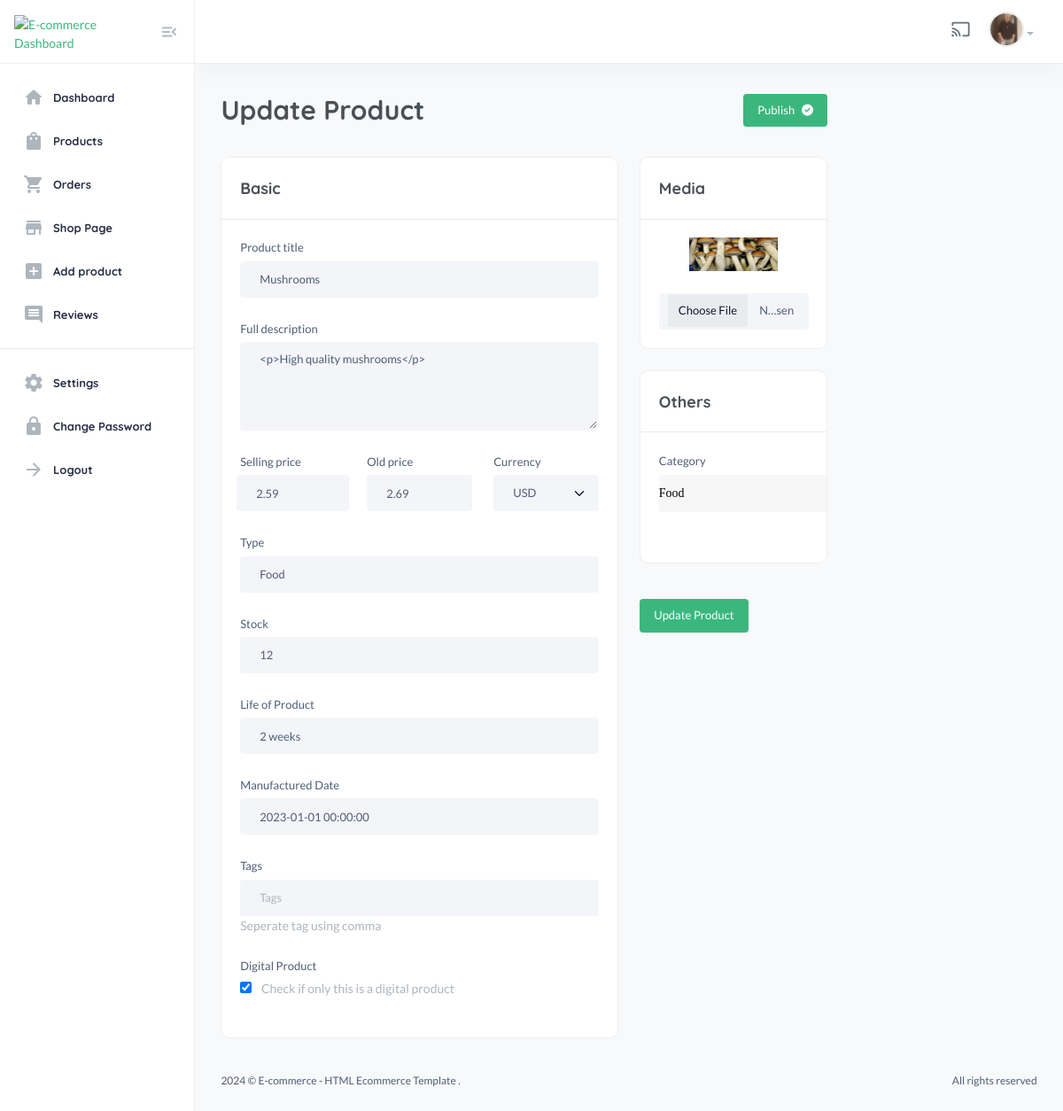
Page /useradmin/edit-product/c5e1gbbgh2/ (signed in) on the committed database.
### userauths/models.py (models this page shows, shortened)
class User(AbstractUser):
    email = models.EmailField(unique=True)
    username = models.CharField(max_length=100)
    bio = models.CharField(max_length=100)
    USERNAME_FIELD = "email"
    REQUIRED_FIELDS = ['username']

class Profile(models.Model):
    user = models.OneToOneField(User, on_delete=models.CASCADE)
    image = models.ImageField(upload_to='image')
    full_name = models.CharField(max_length=200)
    bio = models.CharField(max_length=200, null=True, blank=True)
    phone = models.CharField(max_length=200)
    address = models.CharField(max_length=200, null=True, blank=True)
    country = models.CharField(max_length=200, null=True, blank=True)
    verified = models.BooleanField(default=False)

### core/models.py (models this page shows, shortened)
class Product(models.Model):
    pid = ShortUUIDField(unique=True, length=10, max_length=20, alphabet="abcdefgh12345")
    user = models.ForeignKey(User, on_delete=models.SET_NULL, null=True)
    category = models.ForeignKey(Category, on_delete=models.SET_NULL, null=True, related_name="category")
    vendor = models.ForeignKey(Vendor, on_delete=models.SET_NULL, null=True, related_name="vendor")
    title = models.CharField(max_length=100, default="Fresh Pear")
    image = models.ImageField(upload_to=user_directory_path, default="product.jpg")
    description = CKEditor5Field(null=True, blank=True, default="This is the product", config_name="extends")
    price = models.DecimalField(max_digits=12, decimal_places=2, default="1.99")
    old_price = models.DecimalField(max_digits=12, decimal_places=2, default="2.99")
    specifications = CKEditor5Field(null=True, blank=True, config_name="extends")
    type = models.CharField(max_length=100, default="Organic", null=True, blank=True)
    stock_count = models.CharField(max_length=100, default="10", null=True, blank=True)
    life = models.CharField(max_length=100, default="100 Days", null=True, blank=True)
    mfd = models.DateTimeField(auto_now_add=False, null=True, blank=True)
    tags = TaggableManager(blank=True)
    product_status = models.CharField(choices=STATUS, max_length=10, default="in_review")
    status = models.BooleanField(default=True)
    in_stock = models.BooleanField(default=True)
    featured = models.BooleanField(default=True)
    digital = models.BooleanField(default=False)
    sku = ShortUUIDField(unique=True, length=4, max_length=10, prefix="sku", alphabet="1234567890")
    date = models.DateTimeField(auto_now_add=True)
    updated = models.DateTimeField(null=True, blank=True)
    class Meta:
        verbose_name_plural = "Products"

### useradmin/decorators.py (the view)
    def wrapper(request, *args, **kwargs):
        if request.user.is_superuser != True:
            messages.warning(request, "You are not authorized to access this page.")
            return redirect("/user/sign-in/")
        return view_func(request, *args, **kwargs)

### core/context_processor.py (called while the page is built)
def default(request):
    categories = Category.objects.all()
    vendors = Vendor.objects.all()
    min_max_price = Product.objects.aggregate(Min("price"), Max("price")) # Get the lowest and highest value from the models (price from product)
    try:
        wishlist = Wishlist.objects.filter(user=request.user)
    except:
        messages.warning(request, "You need to login before accessing your wishlist.")
        wishlist = 0
    try:
        address = Address.objects.get(user=request.user)
    except:
        address = None
    return {
        "categories": categories,
        "wishlist": wishlist,
        "address": address,
        "vendors": vendors,
        "min_max_price": min_max_price,
    }

### core/models.py (called while the page is built)
    def __str__(self):
        return self.title

### useradmin/views.py (called while the page is built)
@admin_required
def edit_product(request, pid):
    product = Product.objects.get(pid=pid)
    if request.method == "POST":
        form = AddProductForm(request.POST, request.FILES, instance=product)
        if form.is_valid():
            new_form = form.save(commit=False)
            new_form.user = request.user
            new_form.save()
            form.save_m2m()
            return redirect("useradmin:edit-product", product.pid)
    else:
        form = AddProductForm(instance=product)
    context = {
        "form": form,
        "product": product,
    }
    return render(request, "useradmin/edit-product.html", context)

### templates/useradmin/edit-product.html (shortened to what this page needs)
{% extends 'useradmin/base.html' %}
{% load static %}
{% block content %}
<head>
</head>
<section class="content-main">
    <form method="POST" enctype="multipart/form-data">
    <div class="row">
        <div class="col-9">
            <div class="content-header">
                <h2 class="content-title">Update Product</h2>
                <div>
                    <button class="btn btn-md rounded font-sm hover-up">Publish <i class="fas fa-check-circle ms-2"></i></button>
                </div>
            </div>
        </div>
        <div class="col-lg-6">
            <div class="card mb-4">
                <div class="card-header">
                    <h4>Basic</h4>
                </div>
                <div class="card-body">
                        <div class="mb-4">
                            <label for="product_name" class="form-label">Product title</label>
                            {{ form.title}}
                        </div>
                        <div class="mb-4">
                            <label class="form-label">Full description</label>
                            {{ form.description }}
                        </div>
                        <div class="row">
                            <div class="col-lg-4">
                                <div class="mb-4">
                                    <label class="form-label">Selling price</label>
                                    <div class="row gx-2">
                                        {{ form.price }}
                                    </div>
                                </div>
                            </div>
                            <div class="col-lg-4">
                                <div class="mb-4">
                                    <label class="form-label">Old price</label>
                                    {{ form.old_price }}
                                </div>
                            </div>
                            <div class="col-lg-4">
                                <label class="form-label">Currency</label>
                                <select class="form-select">
                                    <option>USD</option>
                                </select>
                            </div>
                        </div>
                        <div class="mb-4">
                            <label class="form-label">Type</label>
                            {{ form.type }}
                        </div>
                        <div class="mb-4">
                            <label class="form-label">Stock</label>
                            {{ form.stock_count }}
                        </div>
                        <div class="mb-4">
                            <label class="form-label">Life of Product</label>
                            {{ form.life }}
                        </div>
                        <div class="mb-4">
                            <label class="form-label">Manufactured Date</label>
                            {{ form.mfd }}
                        </div>
                        <div class="mb-4">
                            <label class="form-label">Tags</label>
                            {{ form.tags }}
                            <small class="text-muted">Seperate tag using comma</small>
                        </div>
                        <div class="mb-4">
                            <label class="form-label">Digital Product</label>
                            <br>
                            {{ form.digital }}
                            <small class="text-muted ms-2">Check if only this is a digital product</small>
                        </div>
                </div>
            </div>
        </div>
        <div class="col-lg-3">
            <div class="card mb-4">
                <div class="card-header">
                    <h4>Media</h4>
                </div>
                <div class="card-body">
                    <div class="input-upload">
                        <img src="{{ product.image.url }}" alt="" />
                        {{ form.image }}
                    </div>
                </div>
            </div>
            <div class="card mb-4">
                <div class="card-header">
                    <h4>Others</h4>
                </div>
                <div class="card-body">
                    <div class="row gx-2">
                        <div class="col-sm-6 mb-3">
                            <label class="form-label">Category</label>
                            {{ form.category }}
                        </div>
                    </div>
                </div>
                <br>
            </div>
            <button class="btn mt-3 btn-md rounded font-sm hover-up" type="submit">Update Product</button>
        </div>
    </div>
    </form>
</section>
{% endblock content %}

### templates/useradmin/base.html (shortened to what this page needs)
{% load static %}
<!DOCTYPE html>
<html lang="en">
    <head>
        <link href="{% static 'assets2/css/main.css' %}" rel="stylesheet" type="text/css" />
        <link rel="stylesheet" href="https://cdnjs.cloudflare.com/ajax/libs/font-awesome/6.0.0/css/all.min.css" />
    </head>
    <body>
        <aside class="navbar-aside" id="offcanvas_aside">
            <div class="aside-top">
                <a href="/useradmin/" class="brand-wrap">
                    <img src="https://clipground.com/images/ecommerce-logo-png-11.png" class="logo" alt="E-commerce Dashboard" />
                </a>
                <div>
                    <button class="btn btn-icon btn-aside-minimize"><i class="text-muted material-icons md-menu_open"></i></button>
                </div>
            </div>
            <nav>
                <ul class="menu-aside">
                    <li class="menu-item {% if '/useradmin/dashboard/' in request.path %}active{% endif %}">
                        <a class="menu-link" href="{% url 'useradmin:dashboard' %}">
                            <i class="icon material-icons md-home"></i>
                            <span class="text">Dashboard</span>
                        </a>
                    </li>
                    <li class="menu-item {% if '/useradmin/products/' in request.path %}active{% endif %}">
                        <a class="menu-link" href="{% url 'useradmin:products' %}">
                            <i class="icon material-icons md-shopping_bag"></i>
                            <span class="text">Products</span>
                        </a>
                    </li>
                    <li class="menu-item {% if '/useradmin/orders/' in request.path %}active{% endif %}">
                        <a class="menu-link" href="{% url 'useradmin:orders' %}">
                            <i class="icon material-icons md-shopping_cart"></i>
                            <span class="text">Orders</span>
                        </a>
                    </li>
                    <li class="menu-item">
                        <a class="menu-link" href="{% url 'useradmin:shop-page' %}">
                            <i class="icon material-icons md-store"></i>
                            <span class="text">Shop Page</span>
                        </a>
                    </li>
                    <li class="menu-item ">
                        <a class="menu-link" href="{% url 'useradmin:add-product' %}">
                            <i class="icon material-icons md-add_box"></i>
                            <span class="text">Add product</span>
                        </a>
                    </li>
                    <li class="menu-item">
                        <a class="menu-link" href="{% url 'useradmin:reviews' %}">
                            <i class="icon material-icons md-comment"></i>
                            <span class="text">Reviews</span>
                        </a>
                    </li>
                </ul>
                <hr />
                <ul class="menu-aside">
                    <li class="menu-item">
                        <a class="menu-link" href="{% url 'useradmin:settings' %}">
                            <i class="icon material-icons md-settings"></i>
                            <span class="text">Settings</span>
                        </a>
                    </li>
                    <li class="menu-item">
                        <a class="menu-link" href="{% url 'useradmin:change-password' %}">
                            <i class="icon material-icons md-lock"></i>
                            <span class="text"> Change Password </span>
                        </a>
                    </li>
                    <li class="menu-item">
                        <a class="menu-link" href="{% url 'userauths:sign-out' %}">
                            <i class="icon material-icons md-arrow_forward"></i>
                            <span class="text">Logout</span>
                        </a>
                    </li>
                </ul>
                <br />
                <br />
            </nav>
        </aside>
        <main class="main-wrap">
            <header class="main-header navbar">
                <div class="col-nav">
                    <ul class="nav">
                        <li class="nav-item">
                            <a href="#" class="requestfullscreen nav-link btn-icon"><i class="material-icons md-cast"></i></a>
                        </li>
                        <li class="dropdown nav-item">
                            <a class="dropdown-toggle" data-bs-toggle="dropdown" href="#" id="dropdownAccount" aria-expanded="false">
                                {% if request.user.profile.image %}
                                <img class="img-xs rounded-circle" src="{{request.user.profile.image.url}}" alt="User" />
                                {% else %}
                                <img class="img-xs rounded-circle" src="https://www.shutterstock.com/image-vector/vector-flat-illustration-grayscale-avatar-600nw-2281862025.jpg" alt="User" />
                                {% endif %}
                            </a>
                        </li>
                    </ul>
                </div>
            </header>
            {% block content %}
            {% endblock content %}
            <footer class="main-footer font-xs">
                <div class="row pb-30 pt-15">
                    <div class="col-sm-6">
                        &copy; E-commerce - HTML Ecommerce Template .
                    </div>
                    <div class="col-sm-6">
                        <div class="text-sm-end">All rights reserved</div>
                    </div>
                </div>
            </footer>
        </main>
    </body>
</html>

### templates/useradmin/edit-product.html (style rules this page uses)
select { appearance: none; outline: 0; background: rgba(240, 240, 240, 0.548); background-image: none; width: 100%; height: 700px; color: black; cursor: pointer; border: none; border-radius: 3px; }
#id_category { position: relative; display: block; width: 15em; font-family: poppins; border: none; height: 3em; line-height: 3; overflow: hidden; border-radius: .25em; padding-bottom: 10px; }

### rows in the picture
User: user.profile.image (picture)
Product: title "Mushrooms", description "<p>High quality mushrooms</p>", price "2.59", old_price "2.69", type "Food", stock_count "12", life "2 weeks", mfd "2023-01-01 00:00:00", digital "☑", image (picture), category "Food"
